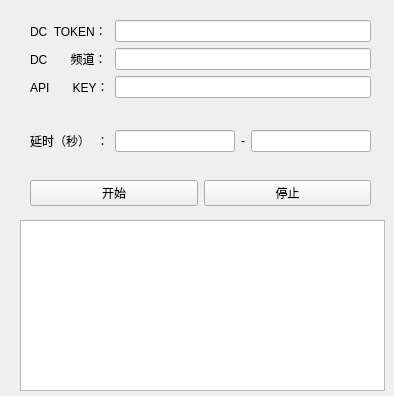
<?xml version="1.0" encoding="UTF-8"?>
<ui version="4.0">
 <class>Form</class>
 <widget class="QWidget" name="Form">
  <property name="geometry">
   <rect>
    <x>0</x>
    <y>0</y>
    <width>394</width>
    <height>396</height>
   </rect>
  </property>
  <property name="windowTitle">
   <string>Form</string>
  </property>
  <widget class="QWidget" name="formLayoutWidget">
   <property name="geometry">
    <rect>
     <x>20</x>
     <y>10</y>
     <width>361</width>
     <height>98</height>
    </rect>
   </property>
   <layout class="QFormLayout" name="formLayout">
    <property name="leftMargin">
     <number>10</number>
    </property>
    <property name="topMargin">
     <number>10</number>
    </property>
    <property name="rightMargin">
     <number>10</number>
    </property>
    <property name="bottomMargin">
     <number>10</number>
    </property>
    <item row="0" column="0">
     <widget class="QLabel" name="label">
      <property name="text">
       <string>DC  TOKEN：</string>
      </property>
     </widget>
    </item>
    <item row="0" column="1">
     <widget class="QLineEdit" name="lineEdit"/>
    </item>
    <item row="1" column="0">
     <widget class="QLabel" name="label_2">
      <property name="text">
       <string>DC       频道：</string>
      </property>
     </widget>
    </item>
    <item row="1" column="1">
     <widget class="QLineEdit" name="lineEdit_2"/>
    </item>
    <item row="2" column="0">
     <widget class="QLabel" name="label_3">
      <property name="text">
       <string>API       KEY：</string>
      </property>
     </widget>
    </item>
    <item row="2" column="1">
     <widget class="QLineEdit" name="lineEdit_3"/>
    </item>
   </layout>
  </widget>
  <widget class="QWidget" name="horizontalLayoutWidget">
   <property name="geometry">
    <rect>
     <x>20</x>
     <y>120</y>
     <width>361</width>
     <height>42</height>
    </rect>
   </property>
   <layout class="QHBoxLayout" name="horizontalLayout">
    <property name="leftMargin">
     <number>10</number>
    </property>
    <property name="topMargin">
     <number>10</number>
    </property>
    <property name="rightMargin">
     <number>10</number>
    </property>
    <property name="bottomMargin">
     <number>10</number>
    </property>
    <item>
     <widget class="QLabel" name="label_4">
      <property name="text">
       <string>延时（秒）  ：</string>
      </property>
     </widget>
    </item>
    <item>
     <widget class="QLineEdit" name="lineEdit_4"/>
    </item>
    <item>
     <widget class="QLabel" name="label_5">
      <property name="text">
       <string>-</string>
      </property>
     </widget>
    </item>
    <item>
     <widget class="QLineEdit" name="lineEdit_5"/>
    </item>
   </layout>
  </widget>
  <widget class="QPlainTextEdit" name="plainTextEdit">
   <property name="geometry">
    <rect>
     <x>20</x>
     <y>220</y>
     <width>365</width>
     <height>171</height>
    </rect>
   </property>
  </widget>
  <widget class="QWidget" name="horizontalLayoutWidget_2">
   <property name="geometry">
    <rect>
     <x>20</x>
     <y>170</y>
     <width>361</width>
     <height>46</height>
    </rect>
   </property>
   <layout class="QHBoxLayout" name="horizontalLayout_2">
    <property name="leftMargin">
     <number>10</number>
    </property>
    <property name="topMargin">
     <number>10</number>
    </property>
    <property name="rightMargin">
     <number>10</number>
    </property>
    <property name="bottomMargin">
     <number>10</number>
    </property>
    <item>
     <widget class="QPushButton" name="pushButton_2">
      <property name="text">
       <string>开始</string>
      </property>
     </widget>
    </item>
    <item>
     <widget class="QPushButton" name="pushButton">
      <property name="text">
       <string>停止</string>
      </property>
     </widget>
    </item>
   </layout>
  </widget>
 </widget>
 <resources/>
 <connections/>
</ui>
